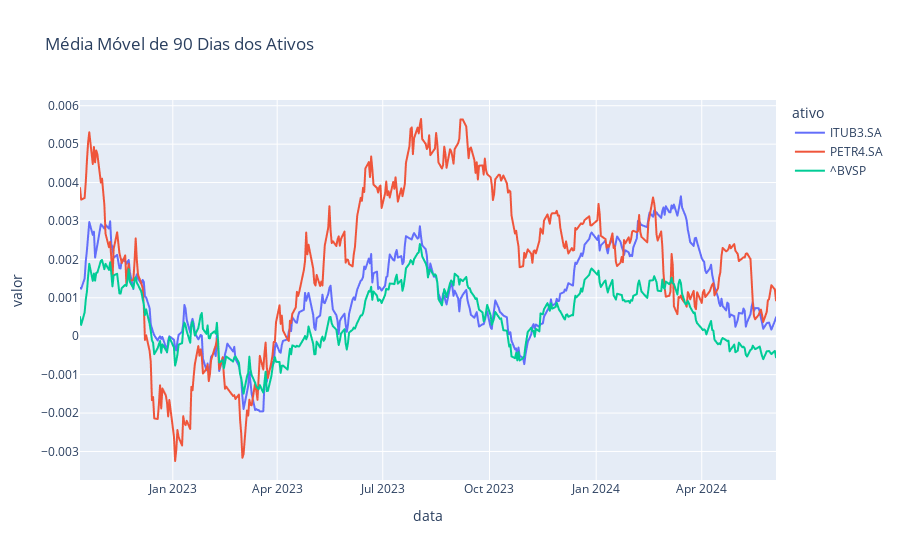

The notebook cell this image was saved under:
### Code cell
# gráfico para "média móvel

fig_media_movel = px.line(df_retorno_mean90_vertical, x='data', y='valor', color='ativo', title='Média Móvel de 90 Dias dos Ativos')
fig_media_movel.show()

### Figure 1 — Plotly figure (JSON) as saved in the notebook; plotly's stock layout.template omitted (floating-point values rounded to 4 significant figures; data arrays with more than 128 entries replaced by an {"elided": "..."} marker saying what was removed)
{"data": [{"hovertemplate": "ativo=ITUB3.SA<br>data=%{x}<br>valor=%{y}<extra></extra>", "legendgroup": "ITUB3.SA", "line": {"color": "#636efa", "dash": "solid"}, "marker": {"symbol": "circle"}, "mode": "lines", "name": "ITUB3.SA", "showlegend": true, "type": "scattergl", "x": {"elided": "408 str values"}, "xaxis": "x", "y": {"elided": "408 float values"}, "yaxis": "y"}, {"hovertemplate": "ativo=PETR4.SA<br>data=%{x}<br>valor=%{y}<extra></extra>", "legendgroup": "PETR4.SA", "line": {"color": "#EF553B", "dash": "solid"}, "marker": {"symbol": "circle"}, "mode": "lines", "name": "PETR4.SA", "showlegend": true, "type": "scattergl", "x": {"elided": "408 str values"}, "xaxis": "x", "y": {"elided": "408 float values"}, "yaxis": "y"}, {"hovertemplate": "ativo=^BVSP<br>data=%{x}<br>valor=%{y}<extra></extra>", "legendgroup": "^BVSP", "line": {"color": "#00cc96", "dash": "solid"}, "marker": {"symbol": "circle"}, "mode": "lines", "name": "^BVSP", "showlegend": true, "type": "scattergl", "x": {"elided": "408 str values"}, "xaxis": "x", "y": {"elided": "408 float values"}, "yaxis": "y"}], "layout": {"autosize": true, "legend": {"title": {"text": "ativo"}, "tracegroupgap": 0}, "title": {"text": "Média Móvel de 90 Dias dos Ativos"}, "xaxis": {"anchor": "y", "autorange": true, "domain": [0, 1], "range": ["2022-10-13", "2024-06-04"], "title": {"text": "data"}, "type": "date"}, "yaxis": {"anchor": "x", "autorange": true, "domain": [0, 1], "range": [-0.003743, 0.006149], "title": {"text": "valor"}, "type": "linear"}}}
